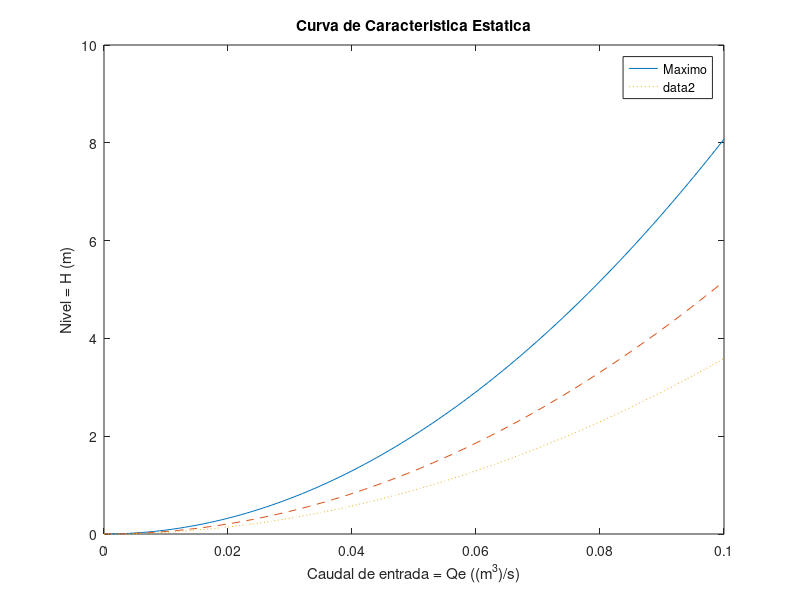

Here is the MATLAB script that generated this plot:
%% Royer Mendez Ramirez, A43333, Grupo 01
clc
clear
close all

% Ejercicio1 Parte D) Parametros del tanque
figure
g=9.81;
Kvs=0.001;
rho=789;

%Curva estatica minima
Xvsmin=0.4;
Qmin=(0:0.001:0.1);
Hmin=(1/(rho*g))*(Qmin/(Kvs*Xvsmin)).^2;
plot(Qmin,Hmin,'-');
hold on
legend('Minimo')
title ('Curva de Caracteristica Estatica')
xlabel('Caudal de entrada = Qe ((m^3)/s)')
ylabel ('Nivel = H (m)')

%Curva estatica del valor esperado
legend('Esperado')
Xvsreq=0.5;
Qreq=(0:0.001:0.1);
Hreq=1/(rho*g)*(Qreq/(Kvs*Xvsreq)).^2;
plot(Qreq,Hreq,'--');

%Curva estatica maxima
legend('Maximo')
Xvsmax=0.6;
Qmax=(0:0.001:0.1);
Hmax=1/(rho*g)*(Qmax/(Kvs*Xvsmax)).^2;
plot(Qmax,Hmax,':');